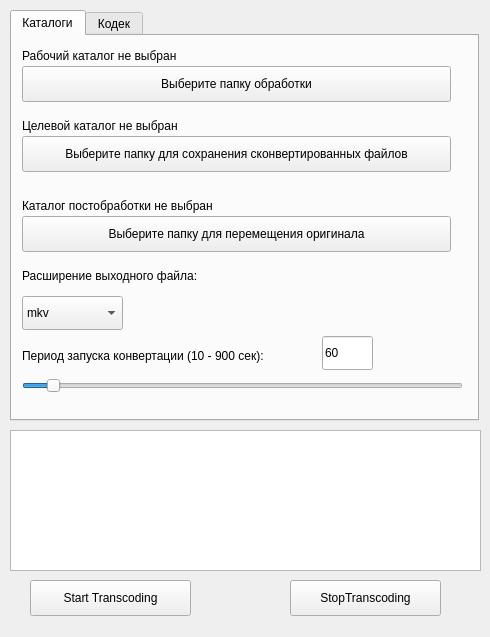
<?xml version="1.0" encoding="UTF-8"?>
<ui version="4.0">
 <class>Form</class>
 <widget class="QWidget" name="Form">
  <property name="geometry">
   <rect>
    <x>0</x>
    <y>0</y>
    <width>490</width>
    <height>637</height>
   </rect>
  </property>
  <property name="windowTitle">
   <string>Transcoding Configuration</string>
  </property>
  <widget class="QPlainTextEdit" name="output_pane">
   <property name="enabled">
    <bool>true</bool>
   </property>
   <property name="geometry">
    <rect>
     <x>10</x>
     <y>430</y>
     <width>471</width>
     <height>141</height>
    </rect>
   </property>
   <property name="readOnly">
    <bool>true</bool>
   </property>
  </widget>
  <widget class="QPushButton" name="start_button">
   <property name="geometry">
    <rect>
     <x>30</x>
     <y>580</y>
     <width>161</width>
     <height>36</height>
    </rect>
   </property>
   <property name="text">
    <string>Start Transcoding</string>
   </property>
   <property name="autoDefault">
    <bool>false</bool>
   </property>
   <property name="default">
    <bool>false</bool>
   </property>
   <property name="flat">
    <bool>false</bool>
   </property>
  </widget>
  <widget class="QPushButton" name="stop_button">
   <property name="geometry">
    <rect>
     <x>290</x>
     <y>580</y>
     <width>151</width>
     <height>36</height>
    </rect>
   </property>
   <property name="text">
    <string>StopTranscoding</string>
   </property>
   <property name="autoDefault">
    <bool>false</bool>
   </property>
   <property name="default">
    <bool>false</bool>
   </property>
   <property name="flat">
    <bool>false</bool>
   </property>
  </widget>
  <widget class="QTabWidget" name="tabWidget">
   <property name="geometry">
    <rect>
     <x>10</x>
     <y>10</y>
     <width>469</width>
     <height>411</height>
    </rect>
   </property>
   <property name="currentIndex">
    <number>0</number>
   </property>
   <widget class="QWidget" name="tab_dir">
    <attribute name="title">
     <string>Каталоги</string>
    </attribute>
    <widget class="QLabel" name="workDir_label">
     <property name="geometry">
      <rect>
       <x>10</x>
       <y>10</y>
       <width>429</width>
       <height>20</height>
      </rect>
     </property>
     <property name="text">
      <string>Рабочий каталог не выбран</string>
     </property>
    </widget>
    <widget class="QPushButton" name="workDir_button">
     <property name="geometry">
      <rect>
       <x>10</x>
       <y>30</y>
       <width>429</width>
       <height>36</height>
      </rect>
     </property>
     <property name="text">
      <string>Выберите папку обработки</string>
     </property>
    </widget>
    <widget class="QLabel" name="targetDir_label">
     <property name="geometry">
      <rect>
       <x>10</x>
       <y>80</y>
       <width>429</width>
       <height>20</height>
      </rect>
     </property>
     <property name="text">
      <string>Целевой каталог не выбран</string>
     </property>
    </widget>
    <widget class="QPushButton" name="targetDir_button">
     <property name="geometry">
      <rect>
       <x>10</x>
       <y>100</y>
       <width>429</width>
       <height>36</height>
      </rect>
     </property>
     <property name="text">
      <string>Выберите папку для сохранения сконвертированных файлов</string>
     </property>
    </widget>
    <widget class="QLabel" name="postDir_label">
     <property name="geometry">
      <rect>
       <x>10</x>
       <y>160</y>
       <width>429</width>
       <height>20</height>
      </rect>
     </property>
     <property name="text">
      <string>Каталог постобработки не выбран</string>
     </property>
    </widget>
    <widget class="QPushButton" name="postDir_button">
     <property name="geometry">
      <rect>
       <x>10</x>
       <y>180</y>
       <width>429</width>
       <height>36</height>
      </rect>
     </property>
     <property name="text">
      <string>Выберите папку для перемещения оригинала</string>
     </property>
    </widget>
    <widget class="QLabel" name="ext_label">
     <property name="geometry">
      <rect>
       <x>10</x>
       <y>230</y>
       <width>231</width>
       <height>20</height>
      </rect>
     </property>
     <property name="text">
      <string>Расширение выходного файла:</string>
     </property>
    </widget>
    <widget class="QComboBox" name="ext_combo">
     <property name="geometry">
      <rect>
       <x>10</x>
       <y>260</y>
       <width>101</width>
       <height>34</height>
      </rect>
     </property>
     <property name="currentText">
      <string>mkv</string>
     </property>
     <item>
      <property name="text">
       <string>mkv</string>
      </property>
     </item>
     <item>
      <property name="text">
       <string>mp4</string>
      </property>
     </item>
    </widget>
    <widget class="QLabel" name="period_label">
     <property name="geometry">
      <rect>
       <x>10</x>
       <y>310</y>
       <width>301</width>
       <height>20</height>
      </rect>
     </property>
     <property name="text">
      <string>Период запуска конвертации (10 - 900 сек):</string>
     </property>
    </widget>
    <widget class="QSlider" name="periodSlider">
     <property name="geometry">
      <rect>
       <x>10</x>
       <y>340</y>
       <width>441</width>
       <height>20</height>
      </rect>
     </property>
     <property name="minimum">
      <number>10</number>
     </property>
     <property name="maximum">
      <number>900</number>
     </property>
     <property name="singleStep">
      <number>5</number>
     </property>
     <property name="value">
      <number>60</number>
     </property>
     <property name="orientation">
      <enum>Qt::Horizontal</enum>
     </property>
    </widget>
    <widget class="QLineEdit" name="periodEdit">
     <property name="geometry">
      <rect>
       <x>310</x>
       <y>300</y>
       <width>51</width>
       <height>34</height>
      </rect>
     </property>
     <property name="text">
      <string>60</string>
     </property>
    </widget>
   </widget>
   <widget class="QWidget" name="tab_codec">
    <attribute name="title">
     <string>Кодек</string>
    </attribute>
    <widget class="QLabel" name="resize_label">
     <property name="geometry">
      <rect>
       <x>10</x>
       <y>10</y>
       <width>429</width>
       <height>20</height>
      </rect>
     </property>
     <property name="text">
      <string>Выходное разрешение:</string>
     </property>
    </widget>
    <widget class="QComboBox" name="resize_combo">
     <property name="geometry">
      <rect>
       <x>10</x>
       <y>30</y>
       <width>429</width>
       <height>34</height>
      </rect>
     </property>
     <item>
      <property name="text">
       <string>same</string>
      </property>
     </item>
    </widget>
    <widget class="QLabel" name="fCodec_label">
     <property name="geometry">
      <rect>
       <x>10</x>
       <y>80</y>
       <width>429</width>
       <height>20</height>
      </rect>
     </property>
     <property name="text">
      <string>Видео кодек:</string>
     </property>
    </widget>
    <widget class="QComboBox" name="fCodec_combo">
     <property name="geometry">
      <rect>
       <x>10</x>
       <y>100</y>
       <width>429</width>
       <height>34</height>
      </rect>
     </property>
     <item>
      <property name="text">
       <string>libx264</string>
      </property>
     </item>
    </widget>
    <widget class="QLabel" name="VBRate_label">
     <property name="geometry">
      <rect>
       <x>10</x>
       <y>150</y>
       <width>429</width>
       <height>20</height>
      </rect>
     </property>
     <property name="text">
      <string>Выходной битрейт видео (VBRate):</string>
     </property>
    </widget>
    <widget class="QComboBox" name="VBRate_combo">
     <property name="geometry">
      <rect>
       <x>10</x>
       <y>170</y>
       <width>429</width>
       <height>34</height>
      </rect>
     </property>
     <item>
      <property name="text">
       <string>500k</string>
      </property>
     </item>
    </widget>
    <widget class="QLabel" name="minVBR_label">
     <property name="geometry">
      <rect>
       <x>20</x>
       <y>220</y>
       <width>429</width>
       <height>20</height>
      </rect>
     </property>
     <property name="text">
      <string>Минимальный битрейт (minVBR):</string>
     </property>
    </widget>
    <widget class="QComboBox" name="minVBR_combo">
     <property name="geometry">
      <rect>
       <x>10</x>
       <y>240</y>
       <width>429</width>
       <height>34</height>
      </rect>
     </property>
     <item>
      <property name="text">
       <string>250k</string>
      </property>
     </item>
    </widget>
    <widget class="QLabel" name="maxVBR_label">
     <property name="geometry">
      <rect>
       <x>20</x>
       <y>290</y>
       <width>429</width>
       <height>20</height>
      </rect>
     </property>
     <property name="text">
      <string>Максимальный битрейт (maxVBR):</string>
     </property>
    </widget>
    <widget class="QComboBox" name="maxVBR_combo">
     <property name="geometry">
      <rect>
       <x>10</x>
       <y>310</y>
       <width>429</width>
       <height>34</height>
      </rect>
     </property>
     <item>
      <property name="text">
       <string>750k</string>
      </property>
     </item>
    </widget>
   </widget>
  </widget>
 </widget>
 <resources/>
 <connections/>
</ui>
